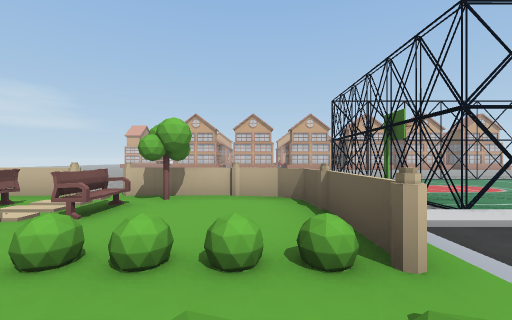
view 1 (above)

17 first-person views from a walk through a Unity game level. The camera is 1.3 m above the floor, looks level and sees 90° across. The floor is counted in squares, 2 m on a side. Each view is taken from the middle of a square. On the plan, view 1 faces up. The plan holds only what a view shows up to about 9 squares ahead; the rest is blank. The place goes on beyond the plan. The player is left out. Some surface patterns are stand-ins.

view 2
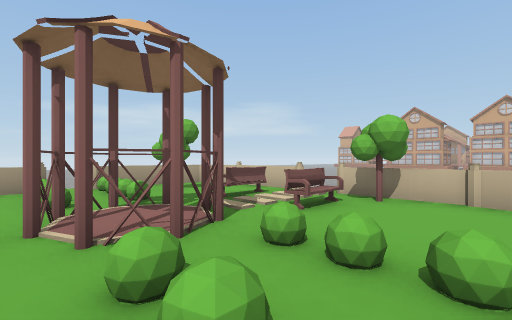

view 3
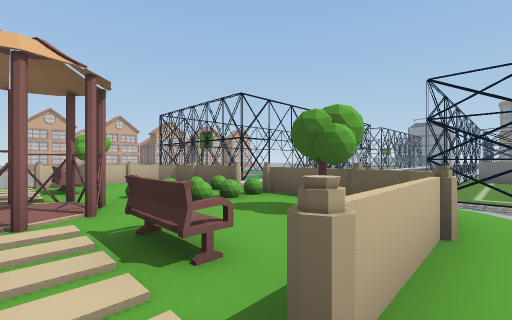

view 4
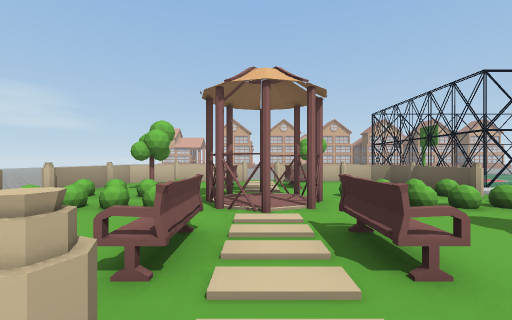

view 5
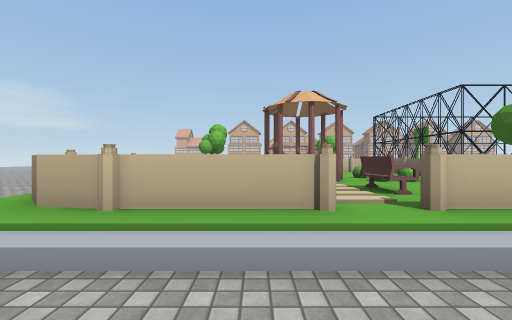

view 6
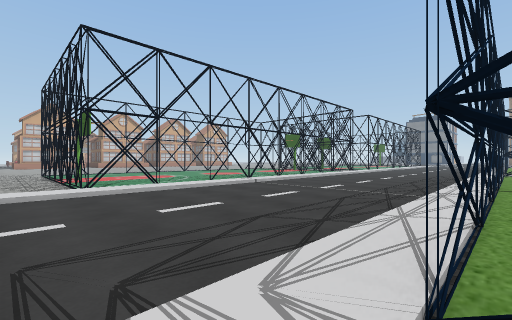

view 7
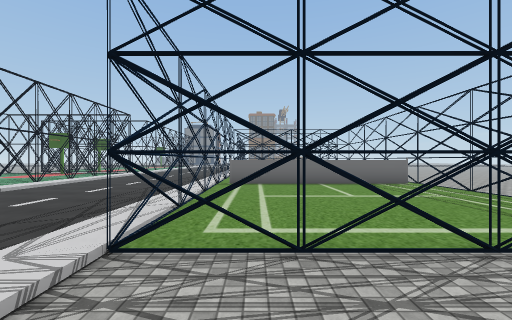

view 8
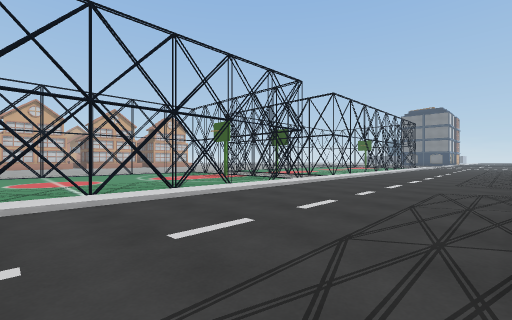

view 9
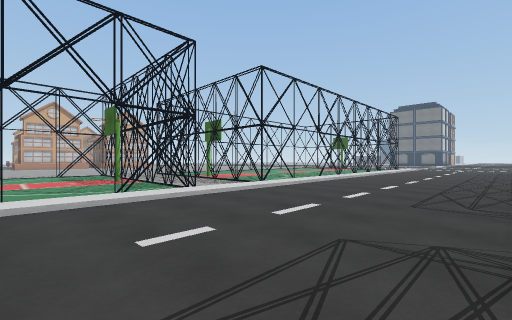

view 10
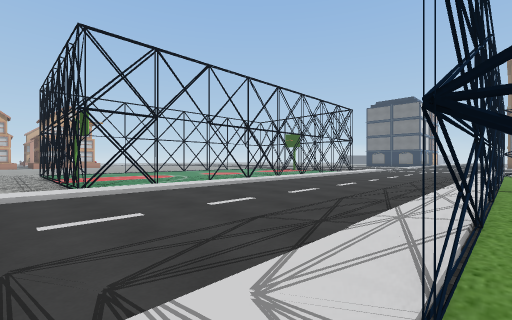

view 11
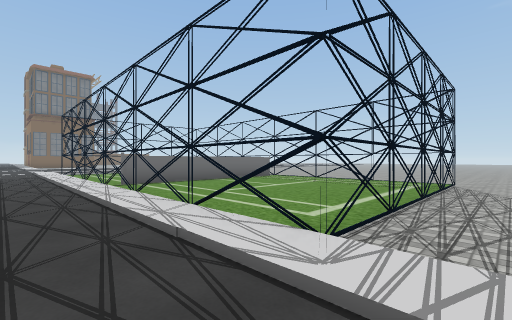

view 12
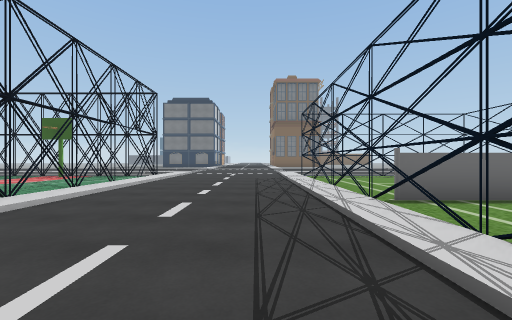

view 13
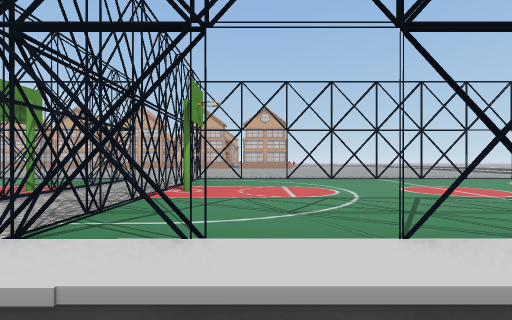

view 14
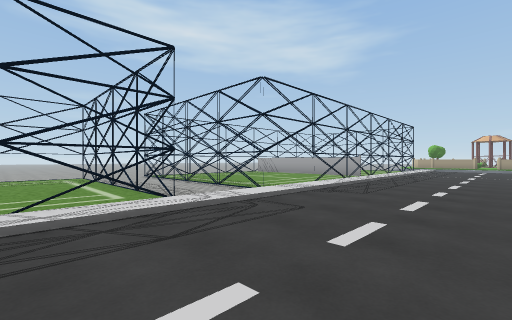

view 15
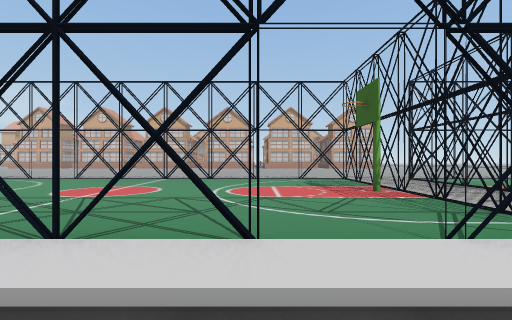

view 16
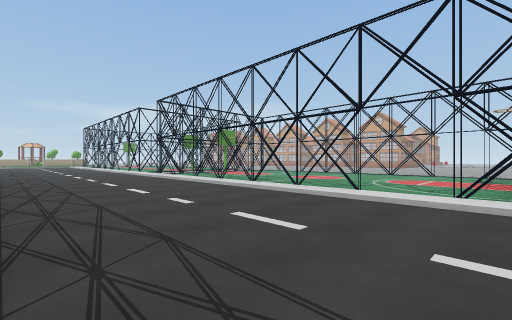

view 17
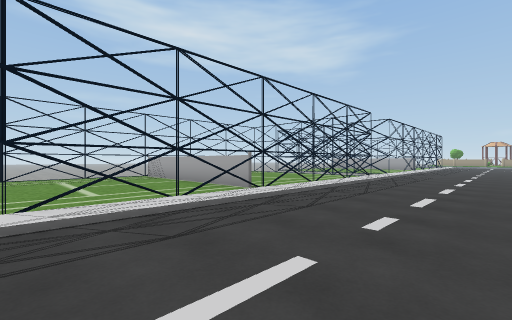

### Floor plan
Key: @ floor where view 1 was taken; # wall or solid block; x gap in a wall; . main floor; : floor 0.25 m higher than the main floor; - floor 0.25 m lower than the main floor; / step, stairs or slope; = window, fence, low wall or low ledge; T thing the floor can be seen under or through; O other object.
Columns run from 11 left of view 1 to 28 right of it. Each row starts with its distance up from view 1.
 11                            --
 10              -OOxOOOOOOO OO-OO OOOOOOO
  9              -O           O-O
  8              -O           O-O
  7              -O           O-O
  6              -O           O-O
  5      ===:#=#=-O           O-O
  4     ==:::##==/OO.OOOOOOO.OO/OO.OOOOOOO.O
  3     ###=:=#:#///////////////////////////
  2 --  ####T#==#...........................
  1  -- #==#TT==:...........................
  0   --=:::TT:@=...........................
 -1     =::=:/:##///////////////////////////
 -2     ==:::::#=-OOOOOOOOOOOOO-OOOOOOOOOOOO
 -3      ===:==#:-O     O     O-O     O
 -4       ---    -O     O     O-O     O
 -5        -      O     O     O-O     O
 -6               O     O     O-O     O
 -7                     O     O-O     O

Positions as (right, up) in squares from view 1, and headings:
1: (0, 0), facing up
2: (0, 0), facing up-left
3: (-3, -3), facing up-right
4: (-3, -3), facing up
5: (-4, -5), facing up
6: (2, -2), facing up-right
7: (1, -3), facing right
8: (8, -1), facing up-right
9: (12, -1), facing up-right
10: (16, -2), facing up-right
11: (16, 0), facing down-right
12: (19, 0), facing right
13: (19, 2), facing up
14: (19, 2), facing down-left
15: (12, 2), facing up
16: (28, -1), facing up-left
17: (27, 2), facing down-left
